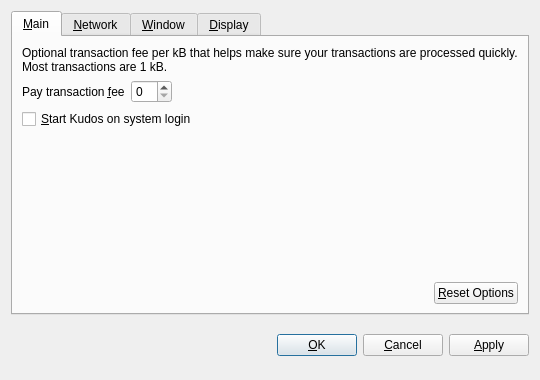
<?xml version="1.0" encoding="UTF-8"?>
<ui version="4.0">
 <class>OptionsDialog</class>
 <widget class="QDialog" name="OptionsDialog">
  <property name="geometry">
   <rect>
    <x>0</x>
    <y>0</y>
    <width>540</width>
    <height>380</height>
   </rect>
  </property>
  <property name="windowTitle">
   <string>Options</string>
  </property>
  <property name="modal">
   <bool>true</bool>
  </property>
  <layout class="QVBoxLayout" name="verticalLayout">
   <item>
    <widget class="QTabWidget" name="tabWidget">
     <property name="tabPosition">
      <enum>QTabWidget::North</enum>
     </property>
     <property name="currentIndex">
      <number>0</number>
     </property>
     <widget class="QWidget" name="tabMain">
      <attribute name="title">
       <string>&amp;Main</string>
      </attribute>
      <layout class="QVBoxLayout" name="verticalLayout_Main">
       <item>
        <widget class="QLabel" name="transactionFeeInfoLabel">
         <property name="text">
          <string>Optional transaction fee per kB that helps make sure your transactions are processed quickly. Most transactions are 1 kB.</string>
         </property>
         <property name="textFormat">
          <enum>Qt::PlainText</enum>
         </property>
         <property name="wordWrap">
          <bool>true</bool>
         </property>
        </widget>
       </item>
       <item>
        <layout class="QHBoxLayout" name="horizontalLayout_1_Main">
         <item>
          <widget class="QLabel" name="transactionFeeLabel">
           <property name="text">
            <string>Pay transaction &amp;fee</string>
           </property>
           <property name="textFormat">
            <enum>Qt::PlainText</enum>
           </property>
           <property name="buddy">
            <cstring>transactionFee</cstring>
           </property>
          </widget>
         </item>
         <item>
          <widget class="BitcoinAmountField" name="transactionFee"/>
         </item>
         <item>
          <spacer name="horizontalSpacer_1_Main">
           <property name="orientation">
            <enum>Qt::Horizontal</enum>
           </property>
           <property name="sizeHint" stdset="0">
            <size>
             <width>40</width>
             <height>20</height>
            </size>
           </property>
          </spacer>
         </item>
        </layout>
       </item>
       <item>
        <widget class="QCheckBox" name="bitcoinAtStartup">
         <property name="toolTip">
          <string>Automatically start Kudos after logging in to the system.</string>
         </property>
         <property name="text">
          <string>&amp;Start Kudos on system login</string>
         </property>
        </widget>
       </item>
       <item>
        <spacer name="verticalSpacer_Main">
         <property name="orientation">
          <enum>Qt::Vertical</enum>
         </property>
         <property name="sizeHint" stdset="0">
          <size>
           <width>20</width>
           <height>40</height>
          </size>
         </property>
        </spacer>
       </item>
       <item>
        <layout class="QHBoxLayout" name="horizontalLayout_2_Main">
         <item>
          <spacer name="horizontalSpacer_2_Main">
           <property name="orientation">
            <enum>Qt::Horizontal</enum>
           </property>
           <property name="sizeHint" stdset="0">
            <size>
             <width>40</width>
             <height>20</height>
            </size>
           </property>
          </spacer>
         </item>
         <item>
          <widget class="QPushButton" name="resetButton">
           <property name="toolTip">
            <string>Reset all client options to default.</string>
           </property>
           <property name="text">
            <string>&amp;Reset Options</string>
           </property>
           <property name="autoDefault">
            <bool>false</bool>
           </property>
          </widget>
         </item>
        </layout>
       </item>
      </layout>
     </widget>
     <widget class="QWidget" name="tabNetwork">
      <attribute name="title">
       <string>&amp;Network</string>
      </attribute>
      <layout class="QVBoxLayout" name="verticalLayout_Network">
       <item>
        <widget class="QCheckBox" name="mapPortUpnp">
         <property name="toolTip">
          <string>Automatically open the Kudos client port on the router. This only works when your router supports UPnP and it is enabled.</string>
         </property>
         <property name="text">
          <string>Map port using &amp;UPnP</string>
         </property>
        </widget>
       </item>
       <item>
        <widget class="QCheckBox" name="connectSocks">
         <property name="toolTip">
          <string>Connect to the Kudos network through a SOCKS proxy (e.g. when connecting through Tor).</string>
         </property>
         <property name="text">
          <string>&amp;Connect through SOCKS proxy:</string>
         </property>
        </widget>
       </item>
       <item>
        <layout class="QHBoxLayout" name="horizontalLayout_Network">
         <item>
          <widget class="QLabel" name="proxyIpLabel">
           <property name="text">
            <string>Proxy &amp;IP:</string>
           </property>
           <property name="textFormat">
            <enum>Qt::PlainText</enum>
           </property>
           <property name="buddy">
            <cstring>proxyIp</cstring>
           </property>
          </widget>
         </item>
         <item>
          <widget class="QValidatedLineEdit" name="proxyIp">
           <property name="maximumSize">
            <size>
             <width>140</width>
             <height>16777215</height>
            </size>
           </property>
           <property name="toolTip">
            <string>IP address of the proxy (e.g. 127.0.0.1)</string>
           </property>
          </widget>
         </item>
         <item>
          <widget class="QLabel" name="proxyPortLabel">
           <property name="text">
            <string>&amp;Port:</string>
           </property>
           <property name="textFormat">
            <enum>Qt::PlainText</enum>
           </property>
           <property name="buddy">
            <cstring>proxyPort</cstring>
           </property>
          </widget>
         </item>
         <item>
          <widget class="QLineEdit" name="proxyPort">
           <property name="maximumSize">
            <size>
             <width>55</width>
             <height>16777215</height>
            </size>
           </property>
           <property name="toolTip">
            <string>Port of the proxy (e.g. 9050)</string>
           </property>
          </widget>
         </item>
         <item>
          <widget class="QLabel" name="socksVersionLabel">
           <property name="text">
            <string>SOCKS &amp;Version:</string>
           </property>
           <property name="textFormat">
            <enum>Qt::PlainText</enum>
           </property>
           <property name="buddy">
            <cstring>socksVersion</cstring>
           </property>
          </widget>
         </item>
         <item>
          <widget class="QValueComboBox" name="socksVersion">
           <property name="toolTip">
            <string>SOCKS version of the proxy (e.g. 5)</string>
           </property>
          </widget>
         </item>
         <item>
          <spacer name="horizontalSpacer_Network">
           <property name="orientation">
            <enum>Qt::Horizontal</enum>
           </property>
           <property name="sizeHint" stdset="0">
            <size>
             <width>40</width>
             <height>20</height>
            </size>
           </property>
          </spacer>
         </item>
        </layout>
       </item>
       <item>
        <spacer name="verticalSpacer_Network">
         <property name="orientation">
          <enum>Qt::Vertical</enum>
         </property>
         <property name="sizeHint" stdset="0">
          <size>
           <width>20</width>
           <height>40</height>
          </size>
         </property>
        </spacer>
       </item>
      </layout>
     </widget>
     <widget class="QWidget" name="tabWindow">
      <attribute name="title">
       <string>&amp;Window</string>
      </attribute>
      <layout class="QVBoxLayout" name="verticalLayout_Window">
       <item>
        <widget class="QCheckBox" name="minimizeToTray">
         <property name="toolTip">
          <string>Show only a tray icon after minimizing the window.</string>
         </property>
         <property name="text">
          <string>&amp;Minimize to the tray instead of the taskbar</string>
         </property>
        </widget>
       </item>
       <item>
        <widget class="QCheckBox" name="minimizeOnClose">
         <property name="toolTip">
          <string>Minimize instead of exit the application when the window is closed. When this option is enabled, the application will be closed only after selecting Quit in the menu.</string>
         </property>
         <property name="text">
          <string>M&amp;inimize on close</string>
         </property>
        </widget>
       </item>
       <item>
        <spacer name="verticalSpacer_Window">
         <property name="orientation">
          <enum>Qt::Vertical</enum>
         </property>
         <property name="sizeHint" stdset="0">
          <size>
           <width>20</width>
           <height>40</height>
          </size>
         </property>
        </spacer>
       </item>
      </layout>
     </widget>
     <widget class="QWidget" name="tabDisplay">
      <attribute name="title">
       <string>&amp;Display</string>
      </attribute>
      <layout class="QVBoxLayout" name="verticalLayout_Display">
       <item>
        <layout class="QHBoxLayout" name="horizontalLayout_1_Display">
         <item>
          <widget class="QLabel" name="langLabel">
           <property name="text">
            <string>User Interface &amp;language:</string>
           </property>
           <property name="textFormat">
            <enum>Qt::PlainText</enum>
           </property>
           <property name="buddy">
            <cstring>lang</cstring>
           </property>
          </widget>
         </item>
         <item>
          <widget class="QValueComboBox" name="lang">
           <property name="toolTip">
            <string>The user interface language can be set here. This setting will take effect after restarting Kudos.</string>
           </property>
          </widget>
         </item>
        </layout>
       </item>
       <item>
        <layout class="QHBoxLayout" name="horizontalLayout_2_Display">
         <item>
          <widget class="QLabel" name="unitLabel">
           <property name="text">
            <string>&amp;Unit to show amounts in:</string>
           </property>
           <property name="textFormat">
            <enum>Qt::PlainText</enum>
           </property>
           <property name="buddy">
            <cstring>unit</cstring>
           </property>
          </widget>
         </item>
         <item>
          <widget class="QValueComboBox" name="unit">
           <property name="toolTip">
            <string>Choose the default subdivision unit to show in the interface and when sending coins.</string>
           </property>
          </widget>
         </item>
        </layout>
       </item>
       <item>
        <widget class="QCheckBox" name="displayAddresses">
         <property name="toolTip">
          <string>Whether to show Kudos addresses in the transaction list or not.</string>
         </property>
         <property name="text">
          <string>&amp;Display addresses in transaction list</string>
         </property>
        </widget>
       </item>
       <item>
        <spacer name="verticalSpacer_Display">
         <property name="orientation">
          <enum>Qt::Vertical</enum>
         </property>
         <property name="sizeHint" stdset="0">
          <size>
           <width>20</width>
           <height>40</height>
          </size>
         </property>
        </spacer>
       </item>
      </layout>
     </widget>
    </widget>
   </item>
   <item>
    <layout class="QHBoxLayout" name="horizontalLayout_Buttons">
     <item>
      <spacer name="horizontalSpacer_1">
       <property name="orientation">
        <enum>Qt::Horizontal</enum>
       </property>
       <property name="sizeHint" stdset="0">
        <size>
         <width>40</width>
         <height>48</height>
        </size>
       </property>
      </spacer>
     </item>
     <item>
      <widget class="QLabel" name="statusLabel">
       <property name="font">
        <font>
         <weight>75</weight>
         <bold>true</bold>
        </font>
       </property>
       <property name="text">
        <string/>
       </property>
       <property name="textFormat">
        <enum>Qt::PlainText</enum>
       </property>
       <property name="wordWrap">
        <bool>true</bool>
       </property>
      </widget>
     </item>
     <item>
      <spacer name="horizontalSpacer_2">
       <property name="orientation">
        <enum>Qt::Horizontal</enum>
       </property>
       <property name="sizeHint" stdset="0">
        <size>
         <width>40</width>
         <height>48</height>
        </size>
       </property>
      </spacer>
     </item>
     <item>
      <widget class="QPushButton" name="okButton">
       <property name="text">
        <string>&amp;OK</string>
       </property>
      </widget>
     </item>
     <item>
      <widget class="QPushButton" name="cancelButton">
       <property name="text">
        <string>&amp;Cancel</string>
       </property>
       <property name="autoDefault">
        <bool>false</bool>
       </property>
      </widget>
     </item>
     <item>
      <widget class="QPushButton" name="applyButton">
       <property name="text">
        <string>&amp;Apply</string>
       </property>
       <property name="autoDefault">
        <bool>false</bool>
       </property>
      </widget>
     </item>
    </layout>
   </item>
  </layout>
 </widget>
 <customwidgets>
  <customwidget>
   <class>BitcoinAmountField</class>
   <extends>QSpinBox</extends>
   <header>bitcoinamountfield.h</header>
  </customwidget>
  <customwidget>
   <class>QValueComboBox</class>
   <extends>QComboBox</extends>
   <header>qvaluecombobox.h</header>
  </customwidget>
  <customwidget>
   <class>QValidatedLineEdit</class>
   <extends>QLineEdit</extends>
   <header>qvalidatedlineedit.h</header>
  </customwidget>
 </customwidgets>
 <resources/>
 <connections/>
</ui>
